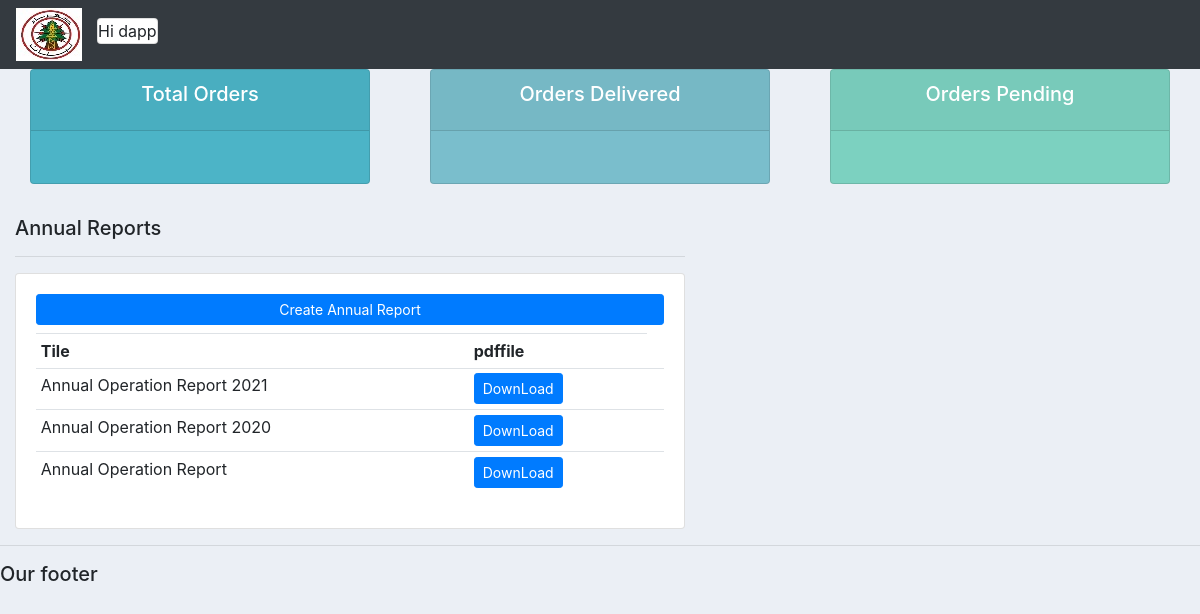
The page /annualreport/ (signed in) on the database its author committed.
### mainapp/models.py (models this page shows)
class AnnualReport(models.Model):
    title = models.CharField(max_length=100, null='true', default='Annual Operation Report')
    pdffile = models.FileField(upload_to='annualreport/')

### mainapp/views.py (the view)
# urls.py: path('annualreport/', views.showannualreport, name="annualreport"),
def showannualreport(request):
	annualreport = AnnualReport.objects.all()
	context = {'annualreport':annualreport}
	return render(request, 'mainapp/annualreport.html', context)

### mainapp/Templates/mainapp/annualreport.html
{%  extends 'mainapp/Base.html' %}
{% block content %}
{%  include 'mainapp/status.html' %}
<br>
<div class="row">
	<div class="col-md-7">
		<h5>Annual Reports</h5>
		<hr>
		<div class="card card-body">
			<a class="btn btn-primary  btn-sm btn-block mb-2" href="{% url 'createannualrep' %}">Create Annual Report</a>
			<table class="table table-sm">
				<tr>
					<th>Tile</th>
					<th>pdffile</th>
				</tr>
				{% for annrep in annualreport%}
				<tr>
					<td>{{annrep.title}}</td>
					<td> <a href="{{annrep.pdffile.url}}" class="btn btn-primary  btn-sm"   target=_blank >DownLoad </a> <td>
				</tr>
				{% endfor %}
			</table>
		</div>
	</div>
</div>
{% endblock %}

### mainapp/Templates/mainapp/navbar.html
{% load static %}
<nav class="navbar navbar-expand-lg navbar-dark bg-dark">
 <img src="{% static 'images/edllogo.png' %}" >
  <div class="collapse navbar-collapse" id="navbarNav" >
    <ul class="navbar-nav">
      <li class="nav-item active">
        {% if user.is_authenticated %}
            <div class="col-md">
              <div class="card text-center text-black  mb-2"> Hi {{user}} </div>
            </div>
        {% else %}
                <a class="nav-link" href="{% url 'login' %}">Login</a>
        {% endif %}
      </li>
    </ul>
  </div>
</nav>

### mainapp/static/css/main.css (style rules this page uses)
body { background-color: #ebeff5; }

### rows shown on the page
AnnualReport: title "Annual Operation Report 2021"
AnnualReport: title "Annual Operation Report 2020"
AnnualReport: title "Annual Operation Report"

### other values the page prints
{{ user }} "dapp"
